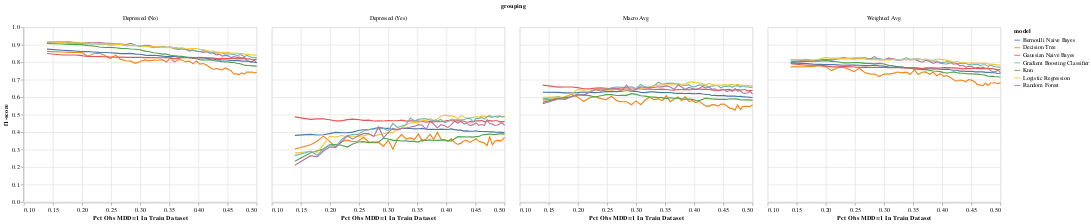

Notebook code for this chart:
### Code cell
alt.Chart(model_performance_v6).mark_line(
#    point={
#      "filled": False,
#      "fill": "white"
#    }
).encode(
    x = alt.X('y_train_prop', title='Pct Obs MDD=1 In Train Dataset'),
    y = alt.Y('f1-score', scale=alt.Scale(domain=[0, 1])),
    color='model:N',
).facet(
    facet=alt.Facet('grouping')
)

### Figure 1 — Vega-Lite specification as saved in the notebook (floating-point values rounded to 4 significant figures; data arrays with more than 128 entries replaced by an {"elided": "..."} marker saying what was removed)
{"config": {"view": {"continuousWidth": 400, "continuousHeight": 300}}, "data": {"name": "data-b77345e73d061de9d737aeafcfa5204e"}, "facet": {"field": "grouping", "type": "nominal"}, "spec": {"mark": "line", "encoding": {"color": {"field": "model", "type": "nominal"}, "x": {"field": "y_train_prop", "title": "Pct Obs MDD=1 In Train Dataset", "type": "quantitative"}, "y": {"field": "f1-score", "scale": {"domain": [0, 1]}, "type": "quantitative"}}}, "$schema": "https://vega.github.io/schema/vega-lite/v4.17.0.json", "datasets": {"data-b77345e73d061de9d737aeafcfa5204e": {"elided": "1428 records"}}}
